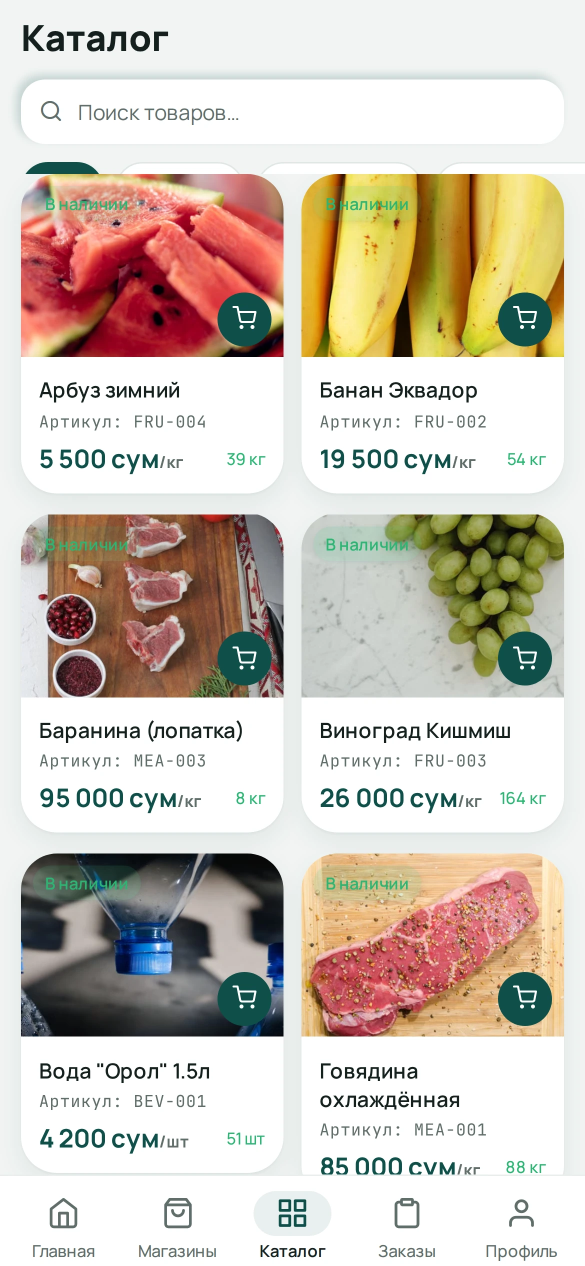
#> input picture docs/landing/shots/ru/mobile-agent-catalog.webp, 1170 x 2532 px (shown at 1/2 size); its folder holds only this picture in this run
$ python landing_shots.py
#> lines starting #> are read from the running program, lines starting #| are printed output that depends on the picture
# -*- coding: utf-8 -*-
"""
Кадры для лендинга: docs/landing/shots/<язык>/*.webp → public/landing/<язык>/*.webp.

Сырые кадры делает CI (scripts/landing-shots-collect.mjs): веб 2880×2000,
телефон 1170×2532. На странице они стоят в оправе окна и телефона, поэтому
здесь — только приведение к весу, который можно грузить лениво:

  · веб      → 1600 px по ширине, webp q80  (≈150 КБ)
  · телефон  →  780 px по ширине, webp q82  (≈120 КБ)

Никакой обрезки и «улучшений»: кадр обязан остаться настоящим экраном.
Скругления, тени и затухание края делает CSS на странице.

Запуск: python scripts/landing_shots.py
"""
import json
import sys
from pathlib import Path

from PIL import Image

sys.stdout.reconfigure(encoding="utf-8")
ROOT = Path(__file__).resolve().parents[1]
SRC = ROOT / "docs" / "landing" / "shots"
OUT = ROOT / "public" / "landing"

RULES = {"web-": (1600, 80), "mobile-": (780, 82)}


MANIFEST: dict[str, dict[str, list[int]]] = {}


def note(lang: str, name: str, im: Image.Image) -> None:
    MANIFEST.setdefault(lang, {})[name] = [im.width, im.height]


def process(src: Path, dst: Path) -> str:
    kind = next((k for k in RULES if src.name.startswith(k)), None)
    if not kind:
        return "пропущен: не web-/mobile-"
    width, quality = RULES[kind]
    im = Image.open(src).convert("RGB")
#> im is the input picture: PIL image 1170x2532 RGB; mean R, G, B 208.2, 198.3, 186.6
    if im.width > width:
        im = im.resize((width, round(im.height * width / im.width)), Image.LANCZOS)
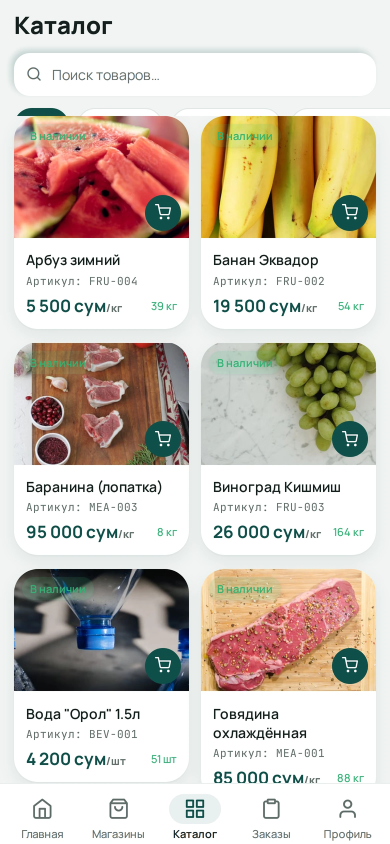
#> im: PIL image 780x1688 RGB (shown at 1/2 size); mean R, G, B 208.1, 198.1, 186.5
    dst.parent.mkdir(parents=True, exist_ok=True)
    im.save(dst, "WEBP", quality=quality, method=6)
    note(dst.parent.name, dst.stem, im)
    return f"{im.width}×{im.height}, {dst.stat().st_size // 1024} КБ"


# ── Вырезка карты для главы «Контроль» ──────────────────────────────────────
# Из кадра «Слежение» берётся только карта — без бокового меню и панели
# агентов: сверху лежит своя анимация (маршруты, заряд, пробег). Границы —
# доли кадра, чтобы вырезка переживала пересъёмку в другой плотности.
MAP_BOX = (0.408, 0.208, 0.950, 0.888)  # left, top, right, bottom


def crop_map(src: Path, dst: Path) -> str:
    im = Image.open(src).convert("RGB")
    w, h = im.size
    box = (round(w * MAP_BOX[0]), round(h * MAP_BOX[1]), round(w * MAP_BOX[2]), round(h * MAP_BOX[3]))
    im = im.crop(box)
    if im.width > 1400:
        im = im.resize((1400, round(im.height * 1400 / im.width)), Image.LANCZOS)
    dst.parent.mkdir(parents=True, exist_ok=True)
    im.save(dst, "WEBP", quality=82, method=6)
    note(dst.parent.name, dst.stem, im)
    return f"{im.width}×{im.height}, {dst.stat().st_size // 1024} КБ"


# ── Веб-кадр без бокового меню: только содержание ───────────────────────────
# В главах о заказах, складе, деньгах кадр должен быть о своём — таблице,
# показателях, графике, — а не о меню приложения, одинаковом на каждом кадре.
# Боковое меню занимает первые 18,5 % ширины (1440 → 266 px); сверху срезаем
# полосу заголовка страницы, чтобы в оправе сразу шли показатели.
CONTENT_BOX = (0.185, 0.0, 1.0, 1.0)


def crop_content(src: Path, dst: Path) -> str:
    im = Image.open(src).convert("RGB")
    w, h = im.size
    box = (round(w * CONTENT_BOX[0]), round(h * CONTENT_BOX[1]), round(w * CONTENT_BOX[2]), round(h * CONTENT_BOX[3]))
    im = im.crop(box)
    if im.width > 1600:
        im = im.resize((1600, round(im.height * 1600 / im.width)), Image.LANCZOS)
    dst.parent.mkdir(parents=True, exist_ok=True)
    im.save(dst, "WEBP", quality=80, method=6)
    note(dst.parent.name, dst.stem, im)
    return f"{im.width}×{im.height}, {dst.stat().st_size // 1024} КБ"


def main() -> int:
    if not SRC.exists():
        print(f"нет {SRC} — сначала CI на ветке docs/landing-*")
        return 1
    total = 0
    for lang_dir in sorted(p for p in SRC.iterdir() if p.is_dir()):
        for src in sorted(lang_dir.glob("*.webp")):
            dst = OUT / lang_dir.name / src.name
            print(f"{lang_dir.name}/{src.name}: {process(src, dst)}")
            total += 1
    for lang_dir in sorted(p for p in SRC.iterdir() if p.is_dir()):
        for src in sorted(lang_dir.glob("web-*.webp")):
            print(f"{lang_dir.name}/{src.stem}-content: {crop_content(src, OUT / lang_dir.name / (src.stem + '-content.webp'))}")
        src = lang_dir / "web-supervisor-map.webp"
        if src.exists():
            print(f"{lang_dir.name}/map-crop: {crop_map(src, OUT / lang_dir.name / 'map-crop.webp')}")
    # Размеры — для стража: пропорции в shots.ts обязаны совпадать с файлами,
    # иначе телефон в оправе выходит приземистым или обрезанным.
    (OUT / "manifest.json").write_text(json.dumps(MANIFEST, ensure_ascii=False, indent=1), encoding="utf-8")
    print(f"готово: {total}")
    return 0


if __name__ == "__main__":
    raise SystemExit(main())
#> (the program exits here)
